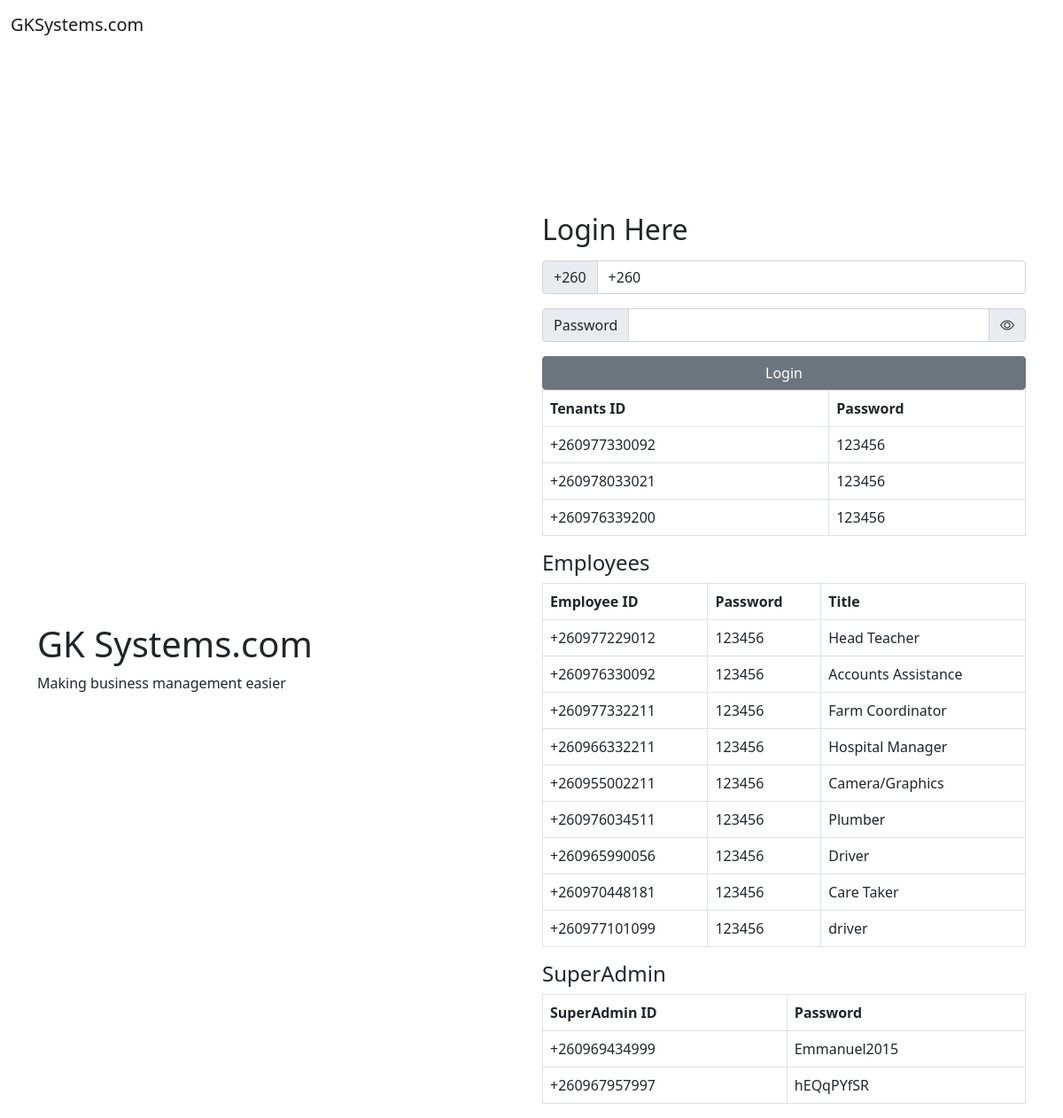
The page / on the database its author committed.
### tables this page shows
CREATE TABLE `tenants` (
  `tenant_id` int(11) NOT NULL,
  `firstname` text NOT NULL,
  `lastname` text NOT NULL,
  `email` text DEFAULT NULL,
  `phonenumber` text NOT NULL,
  `house_number` text NOT NULL,
  `num_people` int(11) NOT NULL,
  `parent_id` int(11) NOT NULL,
  `password` text DEFAULT NULL,
  `pw` text NOT NULL,
  `leaseStartDate` date DEFAULT NULL,
  `leaseEndDate` date DEFAULT NULL,
  `currency` varchar(10) NOT NULL,
  `rentAmount` decimal(10,2) NOT NULL,
  `paymentFrequency` varchar(50) NOT NULL,
  `activate` int(11) NOT NULL DEFAULT 1
);

CREATE TABLE `team_members` (
  `id` int(11) NOT NULL,
  `username` text NOT NULL,
  `firstname` varchar(100) NOT NULL,
  `lastname` text NOT NULL,
  `email` varchar(250) NOT NULL,
  `password` varchar(256) NOT NULL,
  `pass_w` text NOT NULL,
  `phonenumber` varchar(150) NOT NULL,
  `activate` enum('0','1') NOT NULL,
  `parent_id` int(11) DEFAULT NULL,
  `user_role` enum('superAdmin','admin','employee') NOT NULL,
  `department` text NOT NULL,
  `job_title` text DEFAULT NULL,
  `employee_contract` varchar(50) DEFAULT NULL,
  `date_added` datetime NOT NULL DEFAULT current_timestamp()
);

### index.php (the view, shortened to what this page needs)
<?php
    include 'includes/db.php';
?>
<!DOCTYPE html>
<html>
    <head>
        <?php include("support/header.php")?>
    </head>
    <body>
        <?php include("support/nav.php")?>
        <div class="container mainContainer">
            <div class="row">
                <div class="col-lg-12">
                <div class="row">
                    <div class="col-lg-6 align-self-center">
                    <div class="left-content show-up header-text wow fadeInLeft" data-wow-duration="1s" data-wow-delay="1s">
                        <div class="row">
                        <div class="col-lg-12">
                            <h1>GK Systems.com</h1>
                            <p> Making business management easier</p>
                        </div>
                        </div>
                    </div>
                    </div>
                    <div class="col-lg-6">
                        <div class="right-image wow fadeInRight" data-wow-duration="1s" data-wow-delay="0.5s">
                            <h2 class="mb-3">Login Here</h2>
                            <form id="loginForm" class="login" method="post">
                                <div class="input-group mb-3">
                                    <span class="input-group-text" id="inputGroup-sizing-default">+260</span>
                                    <input type="text" class="form-control" id="phonenumber" name="phonenumber" required value="+260">
                                </div>
                                <div class="input-group mb-3">
                                    <span class="input-group-text" id="inputGroup-sizing-default">Password</span>
                                    <input type="password" class="form-control" id="password" name="password" required>
                                    <span class="input-group-text" id="showpass_text" onclick="passReveal()"><i class="bi bi-eye"></i></span>
                                </div>
                                <div class="white-button first-button scroll-to-section">
                                    <button class="btn btn-secondary w-100" id="loginBtn" type="submit">Login</button>
                                </div>
                            </form>
                        </div>
                        <table class="table table-bordered">
                            <thead>
                                <th>Tenants ID</th>
                                <th>Password</th>
                            </thead>
                            <tbody>
                                <?php
                                    $query = $connect->prepare("SELECT * FROM tenants");
                                    $query->execute();
                                    foreach($query->fetchAll() as $row){
                                        extract($row);
                                ?>
                                <tr>
                                    <td><?php echo $phonenumber?></td>
                                    <td><?php echo ($pw)?></td>
                                </tr>
                                <?php
                                    }
                                ?>
                            </tbody>
                        </table>
                        <h4>Employees</h4>
                        <table class="table table-bordered">
                            <thead>
                                <th>Employee ID</th>
                                <th>Password</th>
                                <th>Title</th>
                            </thead>
                            <tbody>
                                <?php
                                    $query = $connect->prepare("SELECT * FROM team_members WHERE user_role = 'employee' ");
                                    $query->execute();
                                    foreach($query->fetchAll() as $row){
                                        extract($row);
                                ?>
                                <tr>
                                    <td><?php echo $phonenumber?></td>
                                    <td><?php echo base64_decode($pass_w)?></td>
                                    <td><?php echo $job_title?></td>
                                </tr>
                                <?php
                                    }
                                ?>
                            </tbody>
                        </table>
                        <h4>SuperAdmin</h4>
                        <table class="table table-bordered">
                            <thead>
                                <th>SuperAdmin ID</th>
                                <th>Password</th>
                            </thead>
                            <tbody>
                                <?php
                                    $query = $connect->prepare("SELECT * FROM team_members WHERE user_role != 'employee' ");
                                    $query->execute();
                                    foreach($query->fetchAll() as $row){
                                        extract($row);
                                ?>
                                <tr>
                                    <td><?php echo $phonenumber?></td>
                                    <td><?php echo base64_decode($pass_w)?></td>
                                </tr>
                                <?php
                                    }
                                ?>
                            </tbody>
                        </table>
                    </div>
                </div>
                </div>
            </div>
        </div>
    </body>
</html>

### support/header.php (shortened to what this page needs)
<link rel="stylesheet" type="text/css" href="dist/css/bootstrap.min.css">
<link rel="stylesheet" type="text/css" href="dist/css/links.css">
<link rel="stylesheet" type="text/css" href="dist/css/buttons.css">
<link rel="stylesheet" type="text/css" href="dist/css/styles.css">
<link rel="stylesheet" href="https://cdn.jsdelivr.net/npm/bootstrap-icons@1.10.5/font/bootstrap-icons.css">

### support/nav.php (shortened to what this page needs)
<div class="container-fluid mb-5">
    <nav class="navbar navbar-expand-lg navbar-light bg-lights fixed-top">
        <div class="container-fluid">
            <a class="navbar-brand" href="./">GKSystems.com</a>
        </div>
    </nav>
</div>

### rows shown on the page
tenants: phonenumber "+260977330092", pw "123456"
tenants: phonenumber "+260978033021", pw "123456"
tenants: phonenumber "+260976339200", pw "123456"
team_members: phonenumber "+260977229012", pass_w "123456", job_title "Head Teacher"
team_members: phonenumber "+260976330092", pass_w "123456", job_title "Accounts Assistance"
team_members: phonenumber "+260977332211", pass_w "123456", job_title "Farm Coordinator"
team_members: phonenumber "+260966332211", pass_w "123456", job_title "Hospital Manager"
team_members: phonenumber "+260955002211", pass_w "123456", job_title "Camera/Graphics"
team_members: phonenumber "+260976034511", pass_w "123456", job_title "Plumber"
team_members: phonenumber "+260965990056", pass_w "123456", job_title "Driver"
team_members: phonenumber "+260970448181", pass_w "123456", job_title "Care Taker"
team_members: phonenumber "+260977101099", pass_w "123456", job_title "driver"
team_members: phonenumber "+260969434999", pass_w "Emmanuel2015"
team_members: phonenumber "+260967957997", pass_w "hEQqPYfSR"
